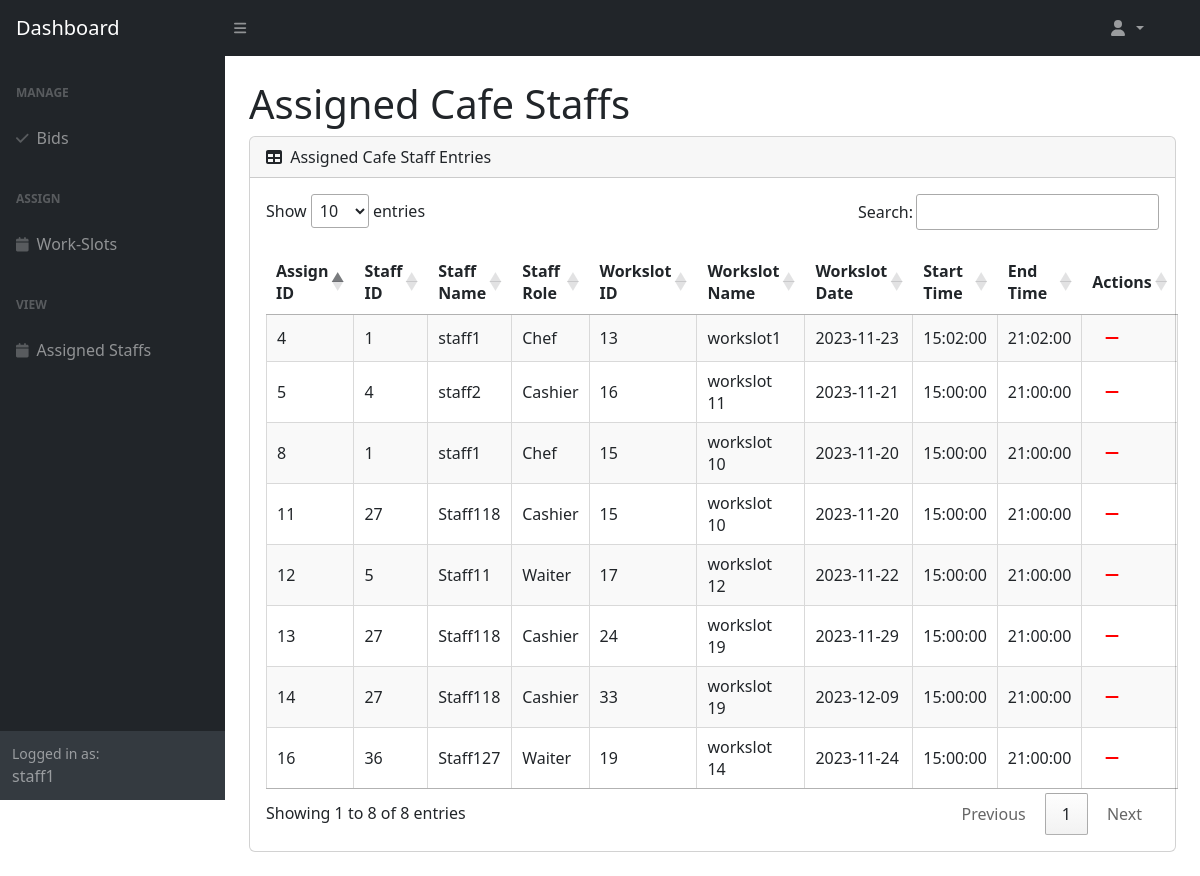
/src/Boundary/ViewAssignedStaffPage.php (signed in), run on the app's committed database.
### tables this page shows
CREATE TABLE `staff_workslots` (
  `staff_workslots_id` int(11) NOT NULL,
  `cafe_staff_id` int(11) NOT NULL,
  `workslot_id` int(11) NOT NULL
);

CREATE TABLE `user` (
  `user_id` int(11) NOT NULL,
  `email` varchar(255) NOT NULL,
  `password` varchar(255) NOT NULL,
  `name` varchar(255) NOT NULL,
  `profile_id` int(11) NOT NULL,
  `status` enum('ACTIVE','INACTIVE') NOT NULL
);

CREATE TABLE `cafe_staff` (
  `cafe_staff_id` int(11) NOT NULL,
  `user_id` int(11) NOT NULL,
  `role` enum('Chef','Cashier','Waiter') DEFAULT NULL
);

CREATE TABLE `workslot` (
  `workslot_id` int(11) NOT NULL,
  `workslot_name` varchar(255) NOT NULL,
  `chef_qty` int(11) NOT NULL DEFAULT 0,
  `cashier_qty` int(11) NOT NULL DEFAULT 0,
  `waiter_qty` int(11) NOT NULL DEFAULT 0,
  `workslot_date` date NOT NULL,
  `start_time` time NOT NULL,
  `end_time` time NOT NULL
);

### src/Entity/CafeStaff.php (called while the page is built, shortened)
<?php
class CafeStaff extends User{
    public function getAssignedCafeStaffs() {
        $DAO = new DAO();
        $connection = $DAO->get_connection();
        $sql = "SELECT `staff_workslots_id`, `staff_workslots`.`cafe_staff_id`, `user`.`name`, `cafe_staff`.`role`, `staff_workslots`.`workslot_id`, `workslot`.`workslot_name`, `workslot`.`workslot_date`, `workslot`.`start_time`, `workslot`.`end_time`
        FROM `staff_workslots`
        LEFT JOIN `cafe_staff` ON `staff_workslots`.`cafe_staff_id` = `cafe_staff`.`cafe_staff_id`
        LEFT JOIN `workslot` ON `staff_workslots`.`workslot_id` = `workslot`.`workslot_id`
        LEFT JOIN `user` ON `cafe_staff`.`user_id` = `user`.`user_id`;";
        return $connection->query($sql);
    }
}
?>

### src/Controller/CafeManagerViewStaffController.php (called while the page is built, shortened)
<?php
include_once "../Entity/CafeStaff.php";
class CafeManagerViewStaffController {
    public function getAssignedCafeStaffs() {
        $cafeStaff = new CafeStaff();
        return $cafeStaff->getAssignedCafeStaffs();
    }
}
?>

### src/Boundary/ViewAssignedStaffPage.php (the view, shortened to what this page needs)
<link rel="stylesheet" href="https://cdn.datatables.net/1.13.6/css/jquery.dataTables.min.css">
<link rel="stylesheet" href="https://cdn.jsdelivr.net/npm/sweetalert2@11/dist/sweetalert2.min.css">
<?php
include_once "../Controller/CafeManagerViewStaffController.php";
$viewStaffController = new CafeManagerViewStaffController();
$assignedStaffs = $viewStaffController->getAssignedCafeStaffs();
?>
<body class="sb-nav-fixed">
    <?php
        require "CafeManagerNav.php";
    ?>
    <div id="layoutSidenav_content">
        <main>
        <div class="container-fluid px-4">
            <h1 class="mt-4">Assigned Cafe Staffs</h1>
            <div class="card mb-4">
                <div class="card-header">
                    <i class="fas fa-table me-1"></i>
                    Assigned Cafe Staff Entries
                </div>
                <div class="card-body">
                    <table class="cell-border stripe" id="dataTable" width="100%" cellspacing="0">
                        <thead>
                            <tr>
                                <th>Assign ID</th>
                                <th>Staff ID</th>
                                <th>Staff Name</th>
                                <th>Staff Role</th>
                                <th>Workslot ID</th>
                                <th>Workslot Name</th>
                                <th>Workslot Date</th>
                                <th>Start Time</th>
                                <th>End Time</th>
                                <th>Actions</th>
                            </tr>
                        </thead>
                        <tbody>
                            <?php
                            while ($staff = $assignedStaffs->fetch_assoc()) {
                                echo "<tr>
                                        <td>{$staff['staff_workslots_id']}</td>
                                        <td>{$staff['cafe_staff_id']}</td>
                                        <td>{$staff['name']}</td>
                                        <td>{$staff['role']}</td>
                                        <td>{$staff['workslot_id']}</td>
                                        <td>{$staff['workslot_name']}</td>
                                        <td>{$staff['workslot_date']}</td>
                                        <td>{$staff['start_time']}</td>
                                        <td>{$staff['end_time']}</td>
                                        <td>
                                            <button class='btn' style='color: red' onclick='confirmUnassign({$staff['staff_workslots_id']},{$staff['workslot_id']},\"{$staff['role']}\")'><i class='fas fa-minus'></i></button>
                                        </td>
                                    </tr>";
                            }
                            ?>
                        </tbody>
                    </table>
                </div>
            </div>
        </div>
        </main>
    </div>
</body>

### data on the page
staff_workslots: staff_workslots_id "4", cafe_staff "1", user.name "staff1", cafe_staff.role "Chef", workslot "13", workslot.workslot_name "workslot1", workslot.workslot_date "2023-11-23", workslot.start_time "15:02:00", workslot.end_time "21:02:00"
staff_workslots: staff_workslots_id "8", cafe_staff "1", user.name "staff1", cafe_staff.role "Chef", workslot "15", workslot.workslot_name "workslot 10", workslot.workslot_date "2023-11-20", workslot.start_time "15:00:00", workslot.end_time "21:00:00"
staff_workslots: staff_workslots_id "5", cafe_staff "4", user.name "staff2", cafe_staff.role "Cashier", workslot "16", workslot.workslot_name "workslot 11", workslot.workslot_date "2023-11-21", workslot.start_time "15:00:00", workslot.end_time "21:00:00"
staff_workslots: staff_workslots_id "12", cafe_staff "5", user.name "Staff11", cafe_staff.role "Waiter", workslot "17", workslot.workslot_name "workslot 12", workslot.workslot_date "2023-11-22", workslot.start_time "15:00:00", workslot.end_time "21:00:00"
staff_workslots: staff_workslots_id "11", cafe_staff "27", user.name "Staff118", cafe_staff.role "Cashier", workslot "15", workslot.workslot_name "workslot 10", workslot.workslot_date "2023-11-20", workslot.start_time "15:00:00", workslot.end_time "21:00:00"
staff_workslots: staff_workslots_id "13", cafe_staff "27", user.name "Staff118", cafe_staff.role "Cashier", workslot "24", workslot.workslot_name "workslot 19", workslot.workslot_date "2023-11-29", workslot.start_time "15:00:00", workslot.end_time "21:00:00"
staff_workslots: staff_workslots_id "14", cafe_staff "27", user.name "Staff118", cafe_staff.role "Cashier", workslot "33", workslot.workslot_name "workslot 19", workslot.workslot_date "2023-12-09", workslot.start_time "15:00:00", workslot.end_time "21:00:00"
staff_workslots: staff_workslots_id "16", cafe_staff "36", user.name "Staff127", cafe_staff.role "Waiter", workslot "19", workslot.workslot_name "workslot 14", workslot.workslot_date "2023-11-24", workslot.start_time "15:00:00", workslot.end_time "21:00:00"

### other printed values
$_SESSION['currentName'] "staff1"
